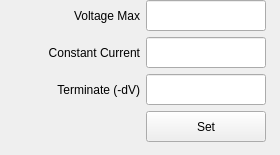
      <widget class="QWidget" name="tab_2">
       <attribute name="title">
        <string>Disabled</string>	#NiMH/NiCad
       </attribute>
       <widget class="QWidget" name="layoutWidget">
        <property name="geometry">
         <rect>
          <x>0</x>
          <y>0</y>
          <width>271</width>
          <height>146</height>
         </rect>
        </property>
        <layout class="QHBoxLayout" name="horizontalLayout_4">
         <property name="sizeConstraint">
          <enum>QLayout::SetFixedSize</enum>
         </property>
         <item>
          <spacer name="horizontalSpacer_3">
           <property name="orientation">
            <enum>Qt::Horizontal</enum>
           </property>
           <property name="sizeType">
            <enum>QSizePolicy::Preferred</enum>
           </property>
           <property name="sizeHint" stdset="0">
            <size>
             <width>40</width>
             <height>20</height>
            </size>
           </property>
          </spacer>
         </item>
         <item>
          <layout class="QVBoxLayout" name="verticalLayout_5">
           <item>
            <widget class="QLabel" name="label_6">
             <property name="sizePolicy">
              <sizepolicy hsizetype="Fixed" vsizetype="Fixed">
               <horstretch>0</horstretch>
               <verstretch>0</verstretch>
              </sizepolicy>
             </property>
             <property name="minimumSize">
              <size>
               <width>100</width>
               <height>31</height>
              </size>
             </property>
             <property name="maximumSize">
              <size>
               <width>100</width>
               <height>31</height>
              </size>
             </property>
             <property name="text">
              <string>Voltage Max</string>
             </property>
             <property name="alignment">
              <set>Qt::AlignRight|Qt::AlignTrailing|Qt::AlignVCenter</set>
             </property>
            </widget>
           </item>
           <item>
            <widget class="QLabel" name="label_7">
             <property name="sizePolicy">
              <sizepolicy hsizetype="Fixed" vsizetype="Fixed">
               <horstretch>0</horstretch>
               <verstretch>0</verstretch>
              </sizepolicy>
             </property>
             <property name="minimumSize">
              <size>
               <width>100</width>
               <height>31</height>
              </size>
             </property>
             <property name="maximumSize">
              <size>
               <width>100</width>
               <height>31</height>
              </size>
             </property>
             <property name="text">
              <string>Constant Current</string>
             </property>
             <property name="alignment">
              <set>Qt::AlignRight|Qt::AlignTrailing|Qt::AlignVCenter</set>
             </property>
            </widget>
           </item>
           <item>
            <widget class="QLabel" name="label_12">
             <property name="sizePolicy">
              <sizepolicy hsizetype="Fixed" vsizetype="Fixed">
               <horstretch>0</horstretch>
               <verstretch>0</verstretch>
              </sizepolicy>
             </property>
             <property name="minimumSize">
              <size>
               <width>100</width>
               <height>31</height>
              </size>
             </property>
             <property name="maximumSize">
              <size>
               <width>100</width>
               <height>31</height>
              </size>
             </property>
             <property name="text">
              <string>Terminate (-dV)</string>
             </property>
             <property name="alignment">
              <set>Qt::AlignRight|Qt::AlignTrailing|Qt::AlignVCenter</set>
             </property>
            </widget>
           </item>
           <item>
            <widget class="QLabel" name="label_3">
             <property name="sizePolicy">
              <sizepolicy hsizetype="Fixed" vsizetype="Fixed">
               <horstretch>0</horstretch>
               <verstretch>0</verstretch>
              </sizepolicy>
             </property>
             <property name="minimumSize">
              <size>
               <width>100</width>
               <height>31</height>
              </size>
             </property>
             <property name="maximumSize">
              <size>
               <width>100</width>
               <height>31</height>
              </size>
             </property>
             <property name="text">
              <string/>
             </property>
            </widget>
           </item>
          </layout>
         </item>
         <item>
          <layout class="QVBoxLayout" name="verticalLayout_7">
           <item>
            <widget class="QLineEdit" name="lineEdit_vset_2">
             <property name="sizePolicy">
              <sizepolicy hsizetype="Fixed" vsizetype="Fixed">
               <horstretch>0</horstretch>
               <verstretch>0</verstretch>
              </sizepolicy>
             </property>
             <property name="minimumSize">
              <size>
               <width>120</width>
               <height>31</height>
              </size>
             </property>
             <property name="maximumSize">
              <size>
               <width>120</width>
               <height>31</height>
              </size>
             </property>
             <property name="alignment">
              <set>Qt::AlignCenter</set>
             </property>
            </widget>
           </item>
           <item>
            <widget class="QLineEdit" name="lineEdit_iset_2">
             <property name="sizePolicy">
              <sizepolicy hsizetype="Fixed" vsizetype="Fixed">
               <horstretch>0</horstretch>
               <verstretch>0</verstretch>
              </sizepolicy>
             </property>
             <property name="minimumSize">
              <size>
               <width>120</width>
               <height>31</height>
              </size>
             </property>
             <property name="maximumSize">
              <size>
               <width>120</width>
               <height>31</height>
              </size>
             </property>
             <property name="alignment">
              <set>Qt::AlignCenter</set>
             </property>
            </widget>
           </item>
           <item>
            <widget class="QLineEdit" name="lineEdit_term_2">
             <property name="sizePolicy">
              <sizepolicy hsizetype="Fixed" vsizetype="Fixed">
               <horstretch>0</horstretch>
               <verstretch>0</verstretch>
              </sizepolicy>
             </property>
             <property name="minimumSize">
              <size>
               <width>120</width>
               <height>31</height>
              </size>
             </property>
             <property name="maximumSize">
              <size>
               <width>120</width>
               <height>31</height>
              </size>
             </property>
             <property name="alignment">
              <set>Qt::AlignCenter</set>
             </property>
            </widget>
           </item>
           <item>
            <widget class="QPushButton" name="pushButton_set_2">
             <property name="sizePolicy">
              <sizepolicy hsizetype="Fixed" vsizetype="Fixed">
               <horstretch>0</horstretch>
               <verstretch>0</verstretch>
              </sizepolicy>
             </property>
             <property name="minimumSize">
              <size>
               <width>120</width>
               <height>31</height>
              </size>
             </property>
             <property name="maximumSize">
              <size>
               <width>120</width>
               <height>31</height>
              </size>
             </property>
             <property name="text">
              <string>Set</string>
             </property>
            </widget>
           </item>
          </layout>
         </item>
        </layout>
       </widget>
      </widget>
